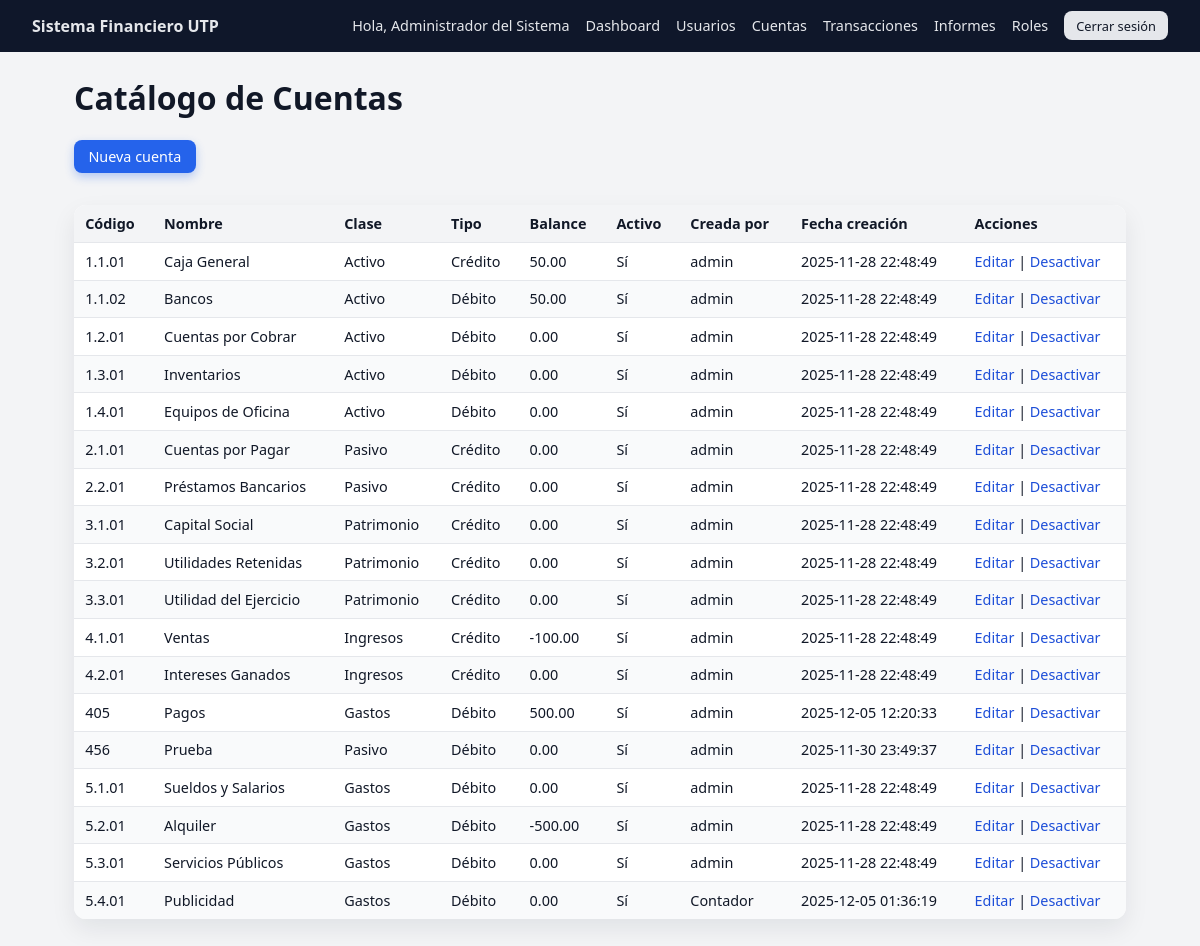
The page /public/accounts.php (signed in) on the database its author committed.
### tables this page shows
CREATE TABLE `accounts` (
  `id` int NOT NULL,
  `code` varchar(20) NOT NULL,
  `name` varchar(150) NOT NULL,
  `account_class` tinyint NOT NULL,
  `account_type` enum('debit','credit') NOT NULL,
  `balance` decimal(15,2) DEFAULT '0.00',
  `is_active` tinyint(1) DEFAULT '1',
  `created_by` int NOT NULL,
  `created_at` timestamp NULL DEFAULT CURRENT_TIMESTAMP,
  `updated_at` timestamp NULL DEFAULT CURRENT_TIMESTAMP ON UPDATE CURRENT_TIMESTAMP
);

CREATE TABLE `users` (
  `id` int NOT NULL,
  `username` varchar(50) NOT NULL,
  `password_hash` varchar(255) NOT NULL,
  `full_name` varchar(100) NOT NULL,
  `email` varchar(100) NOT NULL,
  `is_active` tinyint(1) DEFAULT '1',
  `created_at` timestamp NULL DEFAULT CURRENT_TIMESTAMP,
  `created_by` int DEFAULT NULL,
  `updated_at` timestamp NULL DEFAULT CURRENT_TIMESTAMP ON UPDATE CURRENT_TIMESTAMP,
  `last_login` timestamp NULL DEFAULT NULL
);

### src/Controllers/AccountController.php (called while the page is built, shortened)
<?php
class AccountController
{
    private AccountRepository $accountRepo;
    public function __construct()
    {
        $this->accountRepo = new AccountRepository();
    }
    public function listAccounts(): void
    {
        $accounts  = $this->accountRepo->findAll();
        include BASE_PATH . '/views/accounts/list.php';
    }
}

### src/Security/SessionManager.php (called while the page is built, shortened)
<?php
class SessionManager
{
    public static function get(string $key, $default = null)
    {
        return $_SESSION[$key] ?? $default;
    }
}

### src/Database/Connection.php (called while the page is built, shortened)
<?php
class Connection
{
    private static ?PDO $instance = null;
    public static function getInstance(): PDO
    {
        if (self::$instance === null) {
            $dsn = 'mysql:host=' . DB_HOST . ';port=' . DB_PORT . ';dbname=' . DB_NAME . ';charset=utf8mb4';
            try {
                self::$instance = new PDO($dsn, DB_USER, DB_PASS, [
                    PDO::ATTR_ERRMODE            => PDO::ERRMODE_EXCEPTION,
                    PDO::ATTR_DEFAULT_FETCH_MODE => PDO::FETCH_ASSOC,
                    PDO::ATTR_EMULATE_PREPARES   => false,
                ]);
            } catch (PDOException $e) {
                die('Error de conexión a la base de datos.');
            }
        }
        return self::$instance;
    }
}

### src/Repositories/AccountRepository.php (called while the page is built, shortened)
<?php
class AccountRepository
{
    private PDO $db;
    public function __construct()
    {
        $this->db = Connection::getInstance();
    }
    public function findAll(): array
    {
        $sql = "SELECT a.*, u.username AS created_by_username
                FROM accounts a
                LEFT JOIN users u ON u.id = a.created_by
                ORDER BY a.code ASC";
        return $this->db->query($sql)->fetchAll();
    }
}

### views/accounts/list.php (the view, shortened to what this page needs)
<?php
include BASE_PATH . '/views/layouts/header.php';
$classLabels = [
    1 => 'Activo',
    2 => 'Pasivo',
    3 => 'Patrimonio',
    4 => 'Ingresos',
    5 => 'Gastos',
    6 => 'Costos',
    7 => 'Otros Gastos',
];
?>
<h1>Catálogo de Cuentas</h1>
<a href="<?= BASE_URL ?>/accounts.php?action=create" class="btn btn-primary" style="margin-bottom:1rem;">Nueva cuenta</a>
<table class="table">
    <thead>
        <tr>
            <th>Código</th>
            <th>Nombre</th>
            <th>Clase</th>
            <th>Tipo</th>
            <th>Balance</th>
            <th>Activo</th>
            <th>Creada por</th>
            <th>Fecha creación</th>
            <th>Acciones</th>
        </tr>
    </thead>
    <tbody>
    <?php if (empty($accounts)): ?>
        <tr><td colspan="9">No hay cuentas registradas.</td></tr>
    <?php else: ?>
        <?php foreach ($accounts as $acc): ?>
            <tr>
                <td><?= htmlspecialchars($acc['code']) ?></td>
                <td><?= htmlspecialchars($acc['name']) ?></td>
                <td><?= $classLabels[$acc['account_class']] ?? $acc['account_class'] ?></td>
                <td><?= $acc['account_type'] === 'debit' ? 'Débito' : 'Crédito' ?></td>
                <td><?= number_format((float)$acc['balance'], 2) ?></td>
                <td><?= $acc['is_active'] ? 'Sí' : 'No' ?></td>
                <td><?= htmlspecialchars($acc['created_by_username'] ?? '-') ?></td>
                <td><?= htmlspecialchars($acc['created_at']) ?></td>
                <td>
                    <a href="<?= BASE_URL ?>/accounts.php?action=edit&id=<?= (int)$acc['id'] ?>">Editar</a> |
                    <a href="<?= BASE_URL ?>/accounts.php?action=toggle&id=<?= (int)$acc['id'] ?>">
                        <?= $acc['is_active'] ? 'Desactivar' : 'Activar' ?>
                    </a>
                </td>
            </tr>
        <?php endforeach; ?>
    <?php endif; ?>
    </tbody>
</table>
<?php include BASE_PATH . '/views/layouts/footer.php'; ?>

### public/accounts.php (shortened to what this page needs)
<?php
require_once BASE_PATH . '/src/Database/Connection.php';
require_once BASE_PATH . '/src/Security/Sanitizer.php';
require_once BASE_PATH . '/src/Security/SessionManager.php';
require_once BASE_PATH . '/src/Repositories/AccountRepository.php';
require_once BASE_PATH . '/src/Controllers/AccountController.php';
$controller = new AccountController();
$action = $_GET['action'] ?? 'list';
switch ($action) {
    default:
        $controller->listAccounts();
}

### views/layouts/header.php (shortened to what this page needs)
<!DOCTYPE html>
<html lang="es">
<head>
    <link rel="stylesheet" href="<?= BASE_URL ?>/assets/css/style.css">
</head>
<body class="dashboard-body">
<?php include BASE_PATH . '/views/layouts/nav.php'; ?>
<main class="dashboard-main">

### views/layouts/nav.php (shortened to what this page needs)
<?php
$userId    = SessionManager::get('user_id');
$full_name = SessionManager::get('full_name');
?>
<nav class="top-nav">
    <div class="nav-left">
        <span class="brand"><?= APP_NAME ?></span>
    </div>
    <div class="nav-right">
        <?php if ($userId): ?>
            <?php if ($full_name): ?>
                <span class="user-info">Hola, <?= htmlspecialchars($full_name) ?></span>
            <?php endif; ?>
            <a href="<?= BASE_URL ?>/dashboard.php" class="nav-link">Dashboard</a>
            <a href="<?= BASE_URL ?>/users.php" class="nav-link">Usuarios</a>
            <a href="<?= BASE_URL ?>/accounts.php" class="nav-link">Cuentas</a>
            <a href="<?= BASE_URL ?>/transactions.php" class="nav-link">Transacciones</a>
            <a href="<?= BASE_URL ?>/reports.php" class="nav-link">Informes</a>
            <a href="<?= BASE_URL ?>/roles.php" class="nav-link">Roles</a>
            <a href="<?= BASE_URL ?>/logout.php" class="btn btn-secondary btn-small">Cerrar sesión</a>
        <?php else: ?>
            <a href="<?= BASE_URL ?>/login.php" class="btn btn-primary btn-small">Iniciar sesión</a>
        <?php endif; ?>
    </div>
</nav>

### views/layouts/footer.php (shortened to what this page needs)
</main>
</body>
</html>

### public/assets/css/style.css (style rules this page uses)
:root { --color-bg: #f3f4f6; --color-bg-dark: #0f172a; --color-bg-card: #ffffff; --color-primary: #2563eb; --color-primary-soft: #dbeafe; --color-primary-dark: #1d4ed8; --color-danger: #dc2626; --color-text-main: #111827; --color-text-muted: #6b7280; --radius-lg: 12px; --radius-md: 8px; --shadow-soft: 0 10px 25px rgba(15, 23, 42, 0.08); --font-main: system-ui, -apple-system, BlinkMacSystemFont, "Segoe UI", sans-serif; }
*, *::before, *::after { box-sizing: border-box; }
body { margin: 0; font-family: var(--font-main); background: var(--color-bg); color: var(--color-text-main); }
a { color: var(--color-primary-dark); text-decoration: none; }
.btn { display: inline-flex; align-items: center; justify-content: center; padding: 0.45rem 0.9rem; border-radius: var(--radius-md); border: none; font-size: 0.9rem; cursor: pointer; font-weight: 500; text-decoration: none; transition: background 0.15s ease, transform 0.1s ease, box-shadow 0.1s ease; }
.btn-primary { background: var(--color-primary); color: #ffffff; box-shadow: 0 4px 10px rgba(37, 99, 235, 0.3); }
.btn-secondary { background: #e5e7eb; color: #111827; }
.btn-small { padding: 0.35rem 0.75rem; font-size: 0.8rem; }
.top-nav { position: sticky; top: 0; z-index: 50; display: flex; align-items: center; justify-content: space-between; padding: 0.7rem 2rem; background: var(--color-bg-dark); color: #e5e7eb; }
.nav-left { display: flex; align-items: center; gap: 0.75rem; }
.brand { font-weight: 600; font-size: 1rem; }
.nav-right { display: flex; align-items: center; gap: 1rem; }
.nav-link { color: #e5e7eb; text-decoration: none; font-size: 0.9rem; }
.user-info { font-size: 0.9rem; color: #e5e7eb; }
.dashboard-body { background: var(--color-bg); }
.dashboard-main { max-width: 1100px; margin: 1.5rem auto 2rem; padding: 0 1.5rem; }
.table { width: 100%; border-collapse: collapse; margin-top: 1rem; background: var(--color-bg-card); border-radius: var(--radius-lg); overflow: hidden; box-shadow: var(--shadow-soft); font-size: 0.9rem; }
.table thead { background: #f3f4f6; }
.table th, .table td { padding: 0.55rem 0.7rem; border-bottom: 1px solid #e5e7eb; text-align: left; }
.table tbody tr:last-child td { border-bottom: none; }
.table tbody tr:nth-child(even) { background: #f9fafb; }

### rows shown on the page
accounts: code "1.1.01", name "Caja General", account_class "Activo", account_type "Crédito", balance "50.00", is_active "Sí", created_by.username "admin", created_at "2025-11-28 22:48:49"
accounts: code "1.1.02", name "Bancos", account_class "Activo", account_type "Débito", balance "50.00", is_active "Sí", created_by.username "admin", created_at "2025-11-28 22:48:49"
accounts: code "1.2.01", name "Cuentas por Cobrar", account_class "Activo", account_type "Débito", balance "0.00", is_active "Sí", created_by.username "admin", created_at "2025-11-28 22:48:49"
accounts: code "1.3.01", name "Inventarios", account_class "Activo", account_type "Débito", balance "0.00", is_active "Sí", created_by.username "admin", created_at "2025-11-28 22:48:49"
accounts: code "1.4.01", name "Equipos de Oficina", account_class "Activo", account_type "Débito", balance "0.00", is_active "Sí", created_by.username "admin", created_at "2025-11-28 22:48:49"
accounts: code "2.1.01", name "Cuentas por Pagar", account_class "Pasivo", account_type "Crédito", balance "0.00", is_active "Sí", created_by.username "admin", created_at "2025-11-28 22:48:49"
accounts: code "2.2.01", name "Préstamos Bancarios", account_class "Pasivo", account_type "Crédito", balance "0.00", is_active "Sí", created_by.username "admin", created_at "2025-11-28 22:48:49"
accounts: code "3.1.01", name "Capital Social", account_class "Patrimonio", account_type "Crédito", balance "0.00", is_active "Sí", created_by.username "admin", created_at "2025-11-28 22:48:49"
accounts: code "3.2.01", name "Utilidades Retenidas", account_class "Patrimonio", account_type "Crédito", balance "0.00", is_active "Sí", created_by.username "admin", created_at "2025-11-28 22:48:49"
accounts: code "3.3.01", name "Utilidad del Ejercicio", account_class "Patrimonio", account_type "Crédito", balance "0.00", is_active "Sí", created_by.username "admin", created_at "2025-11-28 22:48:49"
accounts: code "4.1.01", name "Ventas", account_class "Ingresos", account_type "Crédito", balance "-100.00", is_active "Sí", created_by.username "admin", created_at "2025-11-28 22:48:49"
accounts: code "4.2.01", name "Intereses Ganados", account_class "Ingresos", account_type "Crédito", balance "0.00", is_active "Sí", created_by.username "admin", created_at "2025-11-28 22:48:49"
accounts: code "405", name "Pagos", account_class "Gastos", account_type "Débito", balance "500.00", is_active "Sí", created_by.username "admin", created_at "2025-12-05 12:20:33"
accounts: code "456", name "Prueba", account_class "Pasivo", account_type "Débito", balance "0.00", is_active "Sí", created_by.username "admin", created_at "2025-11-30 23:49:37"
accounts: code "5.1.01", name "Sueldos y Salarios", account_class "Gastos", account_type "Débito", balance "0.00", is_active "Sí", created_by.username "admin", created_at "2025-11-28 22:48:49"
accounts: code "5.2.01", name "Alquiler", account_class "Gastos", account_type "Débito", balance "-500.00", is_active "Sí", created_by.username "admin", created_at "2025-11-28 22:48:49"
accounts: code "5.3.01", name "Servicios Públicos", account_class "Gastos", account_type "Débito", balance "0.00", is_active "Sí", created_by.username "admin", created_at "2025-11-28 22:48:49"
accounts: code "5.4.01", name "Publicidad", account_class "Gastos", account_type "Débito", balance "0.00", is_active "Sí", created_by.username "Contador", created_at "2025-12-05 01:36:19"

### other values the page prints
APP_NAME "Sistema Financiero UTP"
$full_name "Administrador del Sistema"
